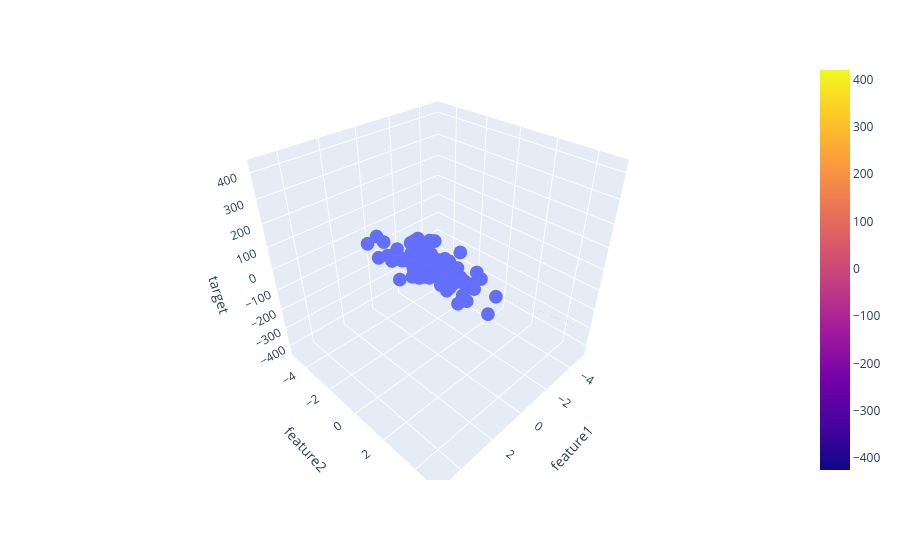

Notebook code for this chart:
### Code cell
fig=px.scatter_3d(df,x="feature1",y="feature2",z="target")
fig.add_trace(go.Surface(x=x,y=y,z=z))
fig.show()
